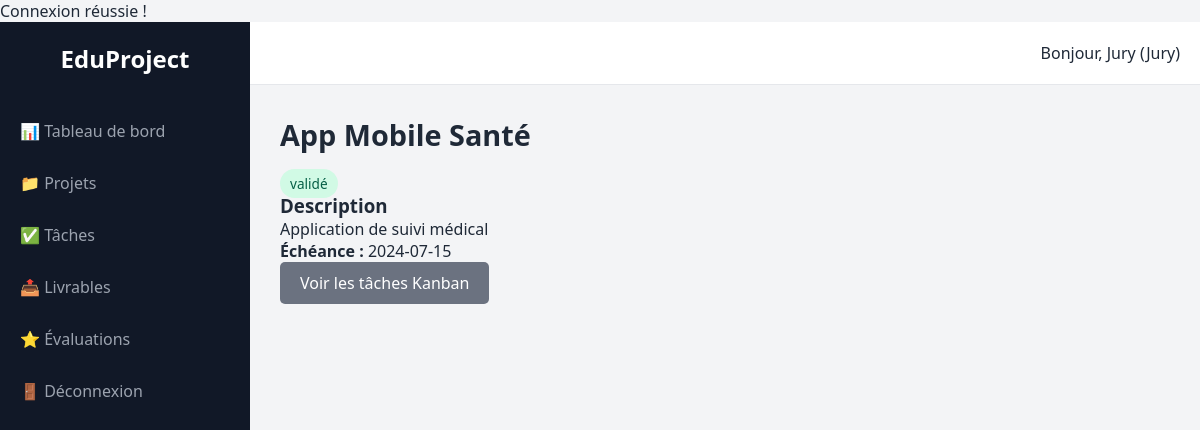
Screenshot of /project_detail.php?id=2 (signed in) with the database file from the repository.
### tables this page shows
CREATE TABLE projects (
    id INT AUTO_INCREMENT PRIMARY KEY,
    title VARCHAR(150),
    description TEXT,
    status ENUM('proposé', 'validé', 'en cours', 'en retard', 'livré', 'soutenu', 'clôturé') DEFAULT 'proposé',
    start_date DATE,
    end_date DATE,
    created_by INT,
    supervisor_id INT NULL,
    created_at TIMESTAMP DEFAULT CURRENT_TIMESTAMP,
    FOREIGN KEY (created_by) REFERENCES users(id),
    FOREIGN KEY (supervisor_id) REFERENCES users(id)
);

### project_detail.php (the view, shortened to what this page needs)
<?php
require_once 'includes/db.php';
$projectId = $_GET['id'] ?? 0;
$stmt = $pdo->prepare("SELECT * FROM projects WHERE id = ?");
$stmt->execute([$projectId]);
$project = $stmt->fetch();
include 'includes/header.php';
?>
<h1><?= htmlspecialchars($project['title']) ?></h1>
<p><span class="badge status-<?= str_replace(' ', '-', $project['status']) ?>"><?= $project['status'] ?></span></p>
<div class="card">
    <h3>Description</h3>
    <p><?= nl2br(htmlspecialchars($project['description'])) ?></p>
    <p><strong>Échéance :</strong> <?= $project['end_date'] ?></p>
</div>
<a href="tasks.php?project_id=<?= $project['id'] ?>" class="btn btn-secondary">Voir les tâches Kanban</a>
<?php include 'includes/footer.php'; ?>

### assets/css/style.css (style rules this page uses)
:root { --primary: #1A56DB; --sidebar-bg: #111827; --bg: #F3F4F6; --text: #1F2937; --card-bg: #FFFFFF; }
* { box-sizing: border-box; margin: 0; padding: 0; font-family: 'Segoe UI', Tahoma, Geneva, Verdana, sans-serif; }
body { background-color: var(--bg); color: var(--text); }
h1 { margin-bottom: 20px; font-size: 1.8rem; }
.btn { padding: 10px 20px; border: none; border-radius: 5px; cursor: pointer; text-decoration: none; display: inline-block; }
.btn-secondary { background: #6B7280; color: white; }
.badge { padding: 5px 10px; border-radius: 20px; font-size: 0.85rem; background: #E5E7EB; color: #374151; }
.status-terminé, .status-validé { background: #D1FAE5; color: #065F46; }

### rows the page displays
projects: title "App Mobile Santé", status "validé", description "Application de suivi médical", end_date "2024-07-15"

### other values shown
$_SESSION['first_name'] "Jury"
$_SESSION['role'] "Jury"
